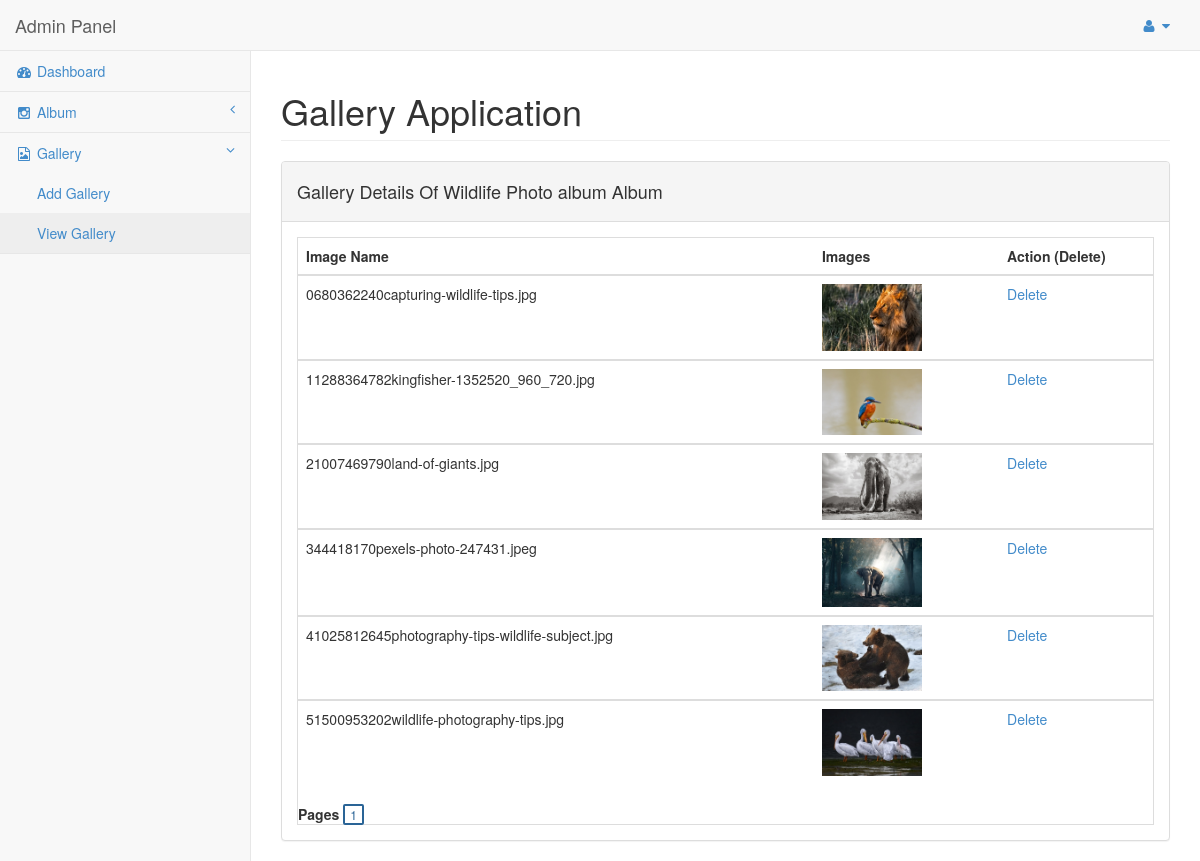
/gallery/admin/viewsgimages.php?ids=8 (signed in), run on the app's committed database.
### tables this page shows
CREATE TABLE `tbl_album` (
  `albumid` int(10) NOT NULL,
  `name` varchar(500) NOT NULL,
  `adesc` varchar(1000) NOT NULL,
  `image` varchar(500) NOT NULL,
  `date` datetime NOT NULL,
  `status` varchar(10) NOT NULL
);

CREATE TABLE `tbl_gallery` (
  `gid` int(10) NOT NULL,
  `aid` int(10) NOT NULL,
  `gname` varchar(1000) NOT NULL,
  `gimages` varchar(1000) NOT NULL,
  `date` datetime NOT NULL,
  `status` varchar(20) NOT NULL
);

### gallery/admin/viewsgimages.php (the view, shortened to what this page needs)
<?php session_start();
if(isset($_SESSION['uname']))
{
?>
<?php include "header1.php"; ?>
<?php include "menu/gmenu2.php"; ?>
<?php $asid=$_REQUEST['ids']; ?>
<div id="page-wrapper">
            <div class="row">
                <div class="col-lg-12">
                    <h1 class="page-header">Gallery Application</h1>
                </div>
            </div>
			<?php
				include"connect.php";
            $sqlq = "select name from tbl_album where status='process' and albumid='$asid' ";
			$rs_result1 = mysqli_query ($con,$sqlq);
while ($row = mysqli_fetch_assoc($rs_result1)) {
	?>
            <div class="row">
                <div class="col-lg-12">
                    <div class="panel panel-default">
                        <div class="panel-heading">
                          <h4>Gallery Details Of  <?php echo $row["name"]; ?> Album </h4>
                        </div>
<?php
}
?>
                        <div class="panel-body">
                           <div class="table-responsive table-bordered">
                           <?php
if (isset($_GET["page"])) { $page = $_GET["page"]; } else { $page=1; };
$start_from = ($page-1) * 20;
$sql = "select * from tbl_gallery where status='process' and aid='$asid' ORDER BY gid ASC LIMIT $start_from, 20";
$rs_result = mysqli_query ($con,$sql);
?>
                                <table class="table">
<thead>
                                        <tr>
                                            <th>Image Name</th>
                                            <th>Images</th>
											<th colspan=2 width="18%">Action (Delete)</th>
                                        </tr>
                                    </thead>
<?php
while ($row = mysqli_fetch_assoc($rs_result)) {
?>
<tbody>
                                        <tr>
                                            <td><?php echo $row["gimages"]; ?></td>
                                            <td><img src="gcatch/<?php echo $row["gimages"]; ?>"  width="100px"/></td>
                                           <td><a href='gallerydelete.php?key1=<?php echo $row["gid"]; ?> && key2=<?php echo $row["aid"]; ?>'>Delete</a>
                                        </tr>
										</tbody>
<?php
};
?>
</table>
<strong>Pages  </strong>
<?php
$sql = "SELECT COUNT(aid) FROM tbl_gallery where aid='$asid' AND status='process'";
$rs_result = mysqli_query($con,$sql);
$row = mysqli_fetch_row($rs_result);
$total_records = $row[0];
$total_pages = ceil($total_records / 20);
for ($i=1; $i<=$total_pages; $i++) {
echo "<a href='viewsgimages.php?page=$i&ids=$asid' class='navigation_item selected_navigation_item'>".$i."</a> ";
};
?>
                                </div>
                                </div>
                            </div>
                        </div>
                    </div>
                </div>
            </div>
<?php
}
else
{
header("location:login.php");
}
?>
</body>
</html>

### gallery/admin/css/sb-admin-2.css (style rules this page uses)
body { background-color: #f8f8f8; }
#page-wrapper { padding: 0 15px; min-height: 568px; background-color: #fff; }
@media (min-width:768px) { #page-wrapper { position: inherit; margin: 0 0 0 250px; padding: 0 30px; border-left: 1px solid #e7e7e7; } }

### gallery/admin/viewsgimages.php (style rules this page uses)
.navigation_item { padding: 0px 5px; background: #fff; text-decoration: none; color: #e3e3e3 !important; font-size: 12px; border: 2px solid #e3e3e3; border-radius: 1px; -webkit-transition: all 0.2s linear; -moz-transition: all 0.2s linear; -ms-transition: all 0.2s linear; -o-transition: all 0.2s linear; }
.navigation_item:hover,.selected_navigation_item { border: 2px solid #2A6496; border-radius: 2px; color: #2A6496 !important; background: #fff; }

### data on the page
tbl_album: name "Wildlife Photo album"
tbl_gallery: gimages "0680362240capturing-wildlife-tips.jpg", gimages (picture)
tbl_gallery: gimages "11288364782kingfisher-1352520_960_720.jpg", gimages (picture)
tbl_gallery: gimages "21007469790land-of-giants.jpg", gimages (picture)
tbl_gallery: gimages "344418170pexels-photo-247431.jpeg", gimages (picture)
tbl_gallery: gimages "41025812645photography-tips-wildlife-subject.jpg", gimages (picture)
tbl_gallery: gimages "51500953202wildlife-photography-tips.jpg", gimages (picture)
